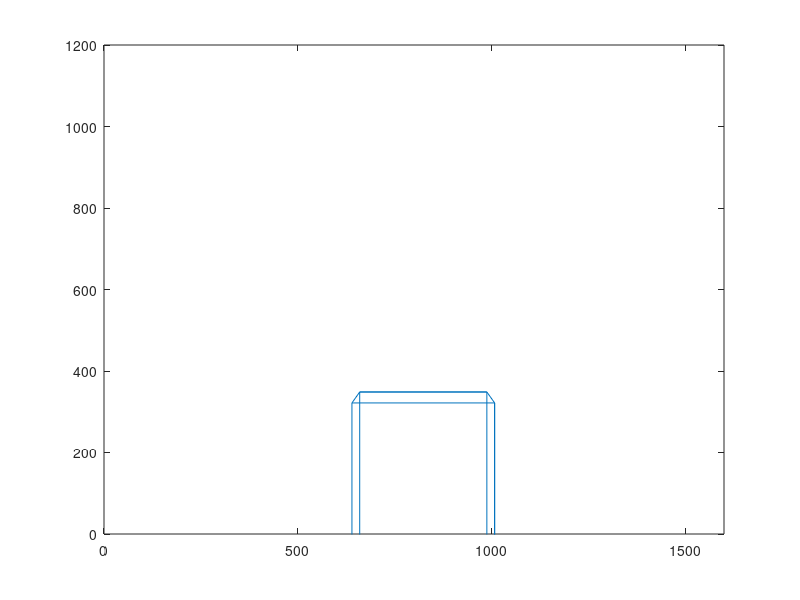
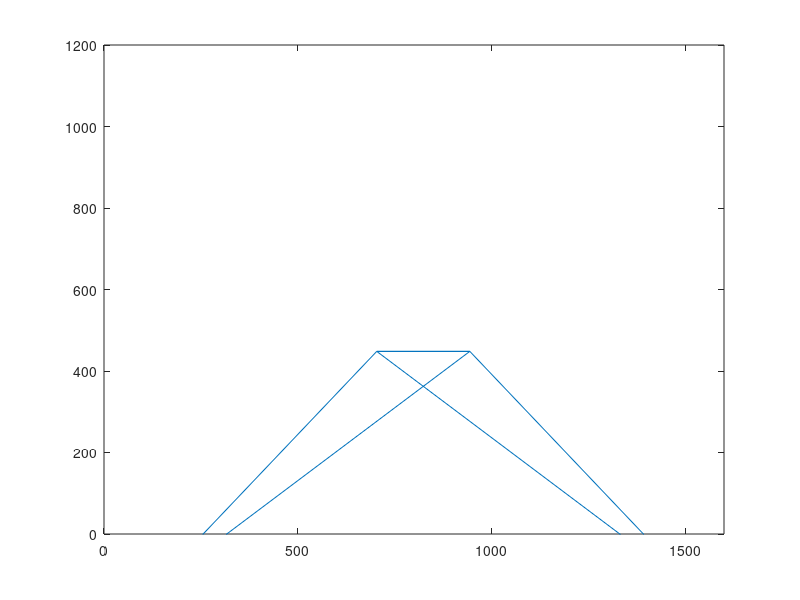
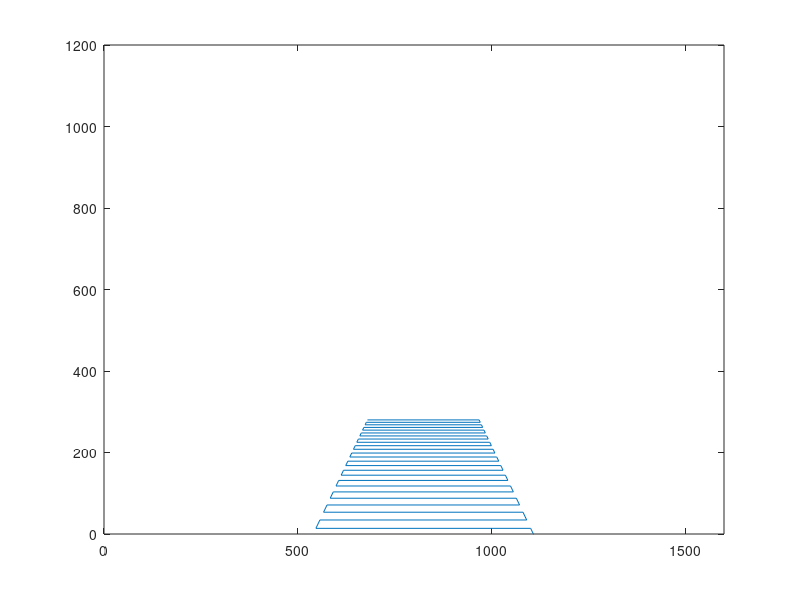

MATLAB code to generate these figures, in order:
f_x = 1440.91263340420;
f_y = 1441.50861351267;
p_x = 823.957545887656;
p_y = 568.296028574054;
s = 0;

image_width = 1600;
image_height = 1200;

K = [f_x s p_x;0 f_y p_y;0 0 1];
K_inv = [f_y 0 (-p_x*f_y);0 f_x (-p_y*f_x);0 0 (f_x*f_y)]*1/((f_x).*(f_y));


theta = 0;
R = [1 0 0; 0 cos(theta) sin(theta); 0 -sin(theta) cos(theta)];

%=== DEFINE A RECTANGLE ===%

W = 115;    %Width
L = 55;     %Lenght
T = 173;    %Tallness

H = 250;    %Camera Height
D = 450;    %Distance from Camera

delta_x = -W/2;
delta_y = -H;
delta_z = 0;

p_1 = [0;T;D]+[delta_x;delta_y;delta_z];
p_2 = [W;T;D]+[delta_x;delta_y;delta_z];
p_3 = [W;0;D]+[delta_x;delta_y;delta_z];
p_4 = [0;0;D]+[delta_x;delta_y;delta_z];
p_5 = p_1 + [0;0;L];
p_6 = p_2 + [0;0;L];
p_7 = p_3 + [0;0;L];
p_8 = p_4 + [0;0;L];

%Transform Points Individually 3D -> 2D
P_1 = K*p_1;
P_2 = K*p_2;
P_3 = K*p_3;
P_4 = K*p_4;
P_5 = K*p_5;
P_6 = K*p_6;
P_7 = K*p_7;
P_8 = K*p_8;

%Alternate Description
p_array = [p_1 p_2 p_3 p_4 p_1 p_5 p_6 p_7 p_8 p_5 p_6 p_2 p_3 p_7 p_8 p_4];

out = [];
for I = p_array
    out = [out K*R*I];
end

figure(1)
plot(out(1,:)./out(3,:),out(2,:)./out(3,:))
axis([0 image_width 0 image_height])

%=== DEFINE A ROAD ===%
W = 1 ;
L = 10 ;
D = 2 ;
H = 1 ;

p_11 = [-W;-H;D];
p_12 = [-W;-H;D+L];
p_21 = [W;-H;D];
p_22 = [W;-H;D+L];

road_path = [p_11 p_12 p_22 p_21 p_11 p_22 p_12 p_21];

out = [];
for I = road_path
    out = [out K*I];
end

figure(2)
plot(out(1,:)./out(3,:),out(2,:)./out(3,:))
axis([0 image_width 0 image_height])


%=== DEFINE ZIG-ZAG ROAD ===%
W = 1 ;
D = 2 ;1200
H = 2 ;
S = 0.2;
number_zigs = 20;

zig_zag_path = [];
p_start = [-W; -H; D];
for i = 1:number_zigs
    p_a = p_start + [0;0;S];
    p_b = p_a + [2*W;0;0];
    p_c = p_b + [0;0;S];
    p_d = p_c - [2*W;0;0];
    
    zig_zag_path = [zig_zag_path p_start p_a p_b p_c p_d];
    p_start = p_d;
end

out = [];
for I = zig_zag_path
    out = [out K*I];
end

figure(3)
plot(out(1,:)./out(3,:),out(2,:)./out(3,:))
axis([0 image_width 0 image_height])


% === INVERSE CAMERA MATRIX === %

p_in = out(:,2)/out(3,2);

rates = K_inv*p_in;
parameter = -H/rates(2);
p_out = rates*parameter





